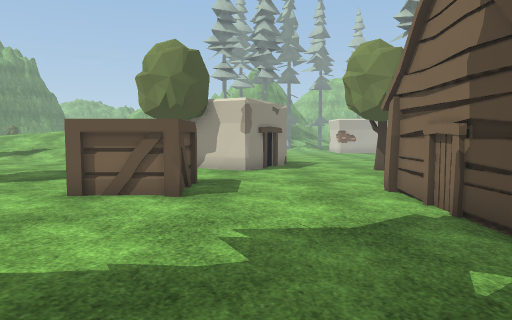
View 1 (above)

23 first-person views from a walk through a 3-D level made in the Unity game engine. The camera is 1.2 m above the floor, tilts 4° down and sees 70° across. The floor is counted in squares, 1 m on a side. Each view is taken from the middle of a square. On the plan, view 1 faces up. The plan holds only what a view shows up to about 15 squares ahead; the rest is blank. The place goes on beyond the plan. The player character is not drawn. Some surface patterns are stand-ins.

View 2
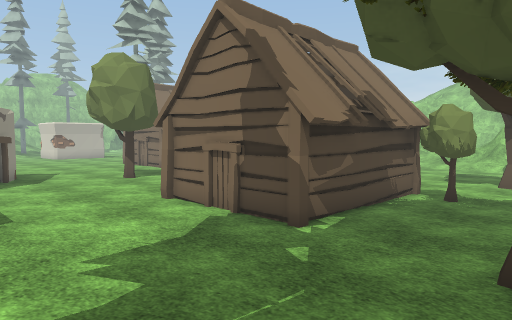

View 3
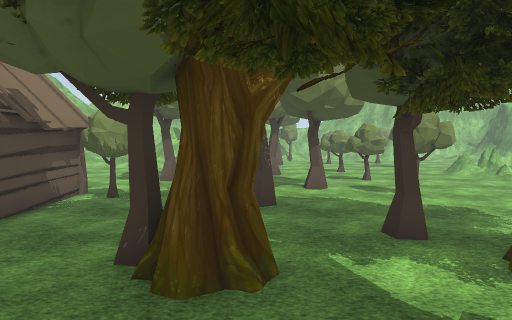

View 4
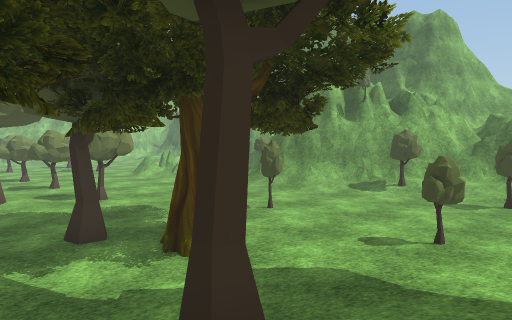

View 5
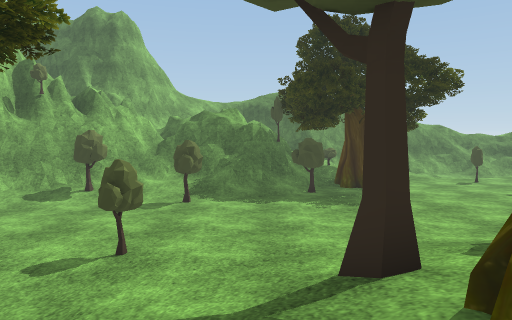

View 6
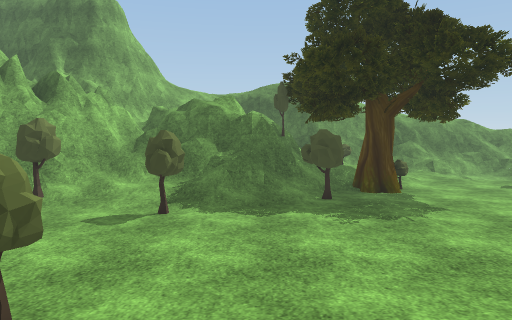

View 7
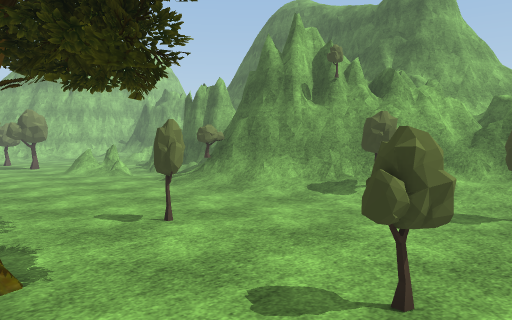

View 8
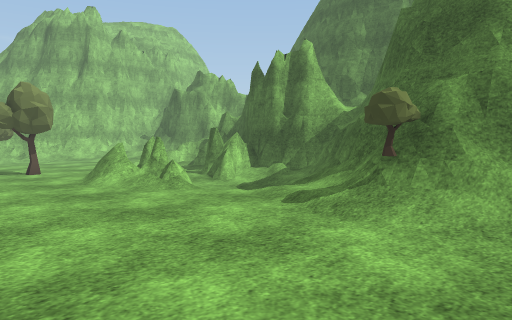

View 9
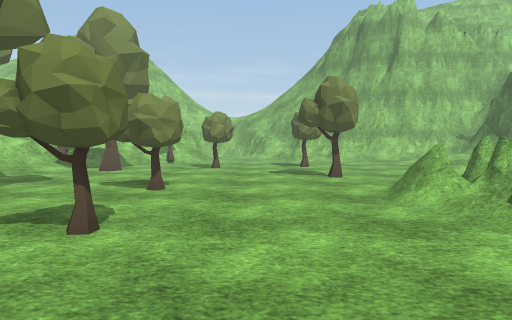

View 10
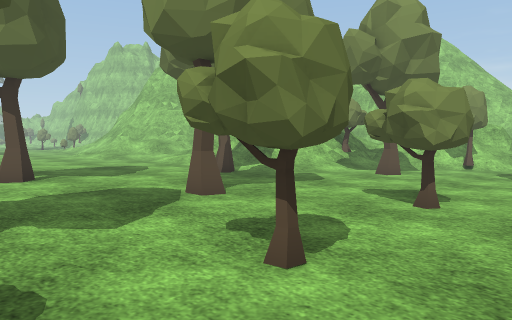

View 11
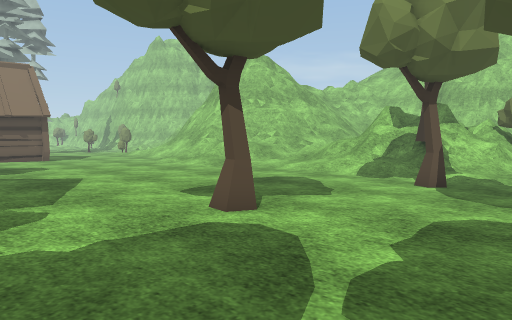

View 12
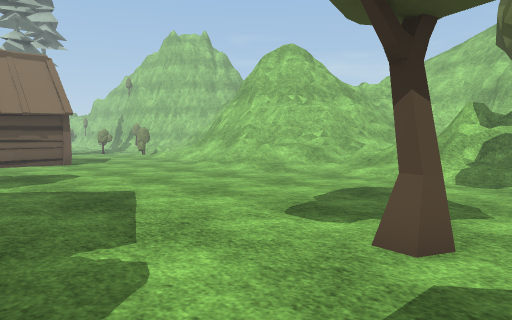

View 13
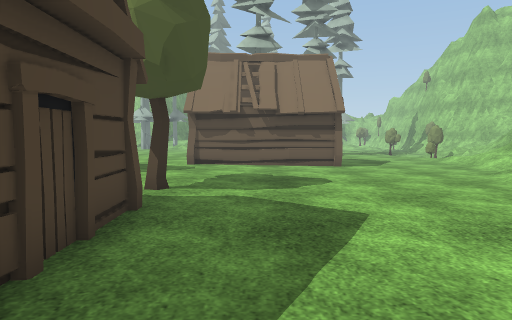

View 14
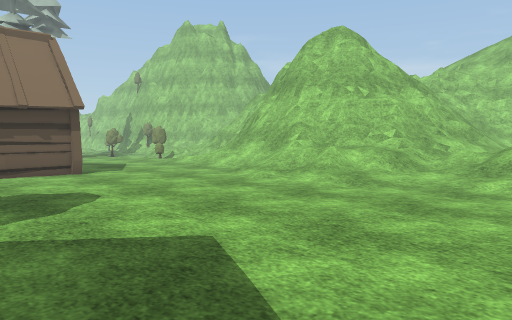

View 15
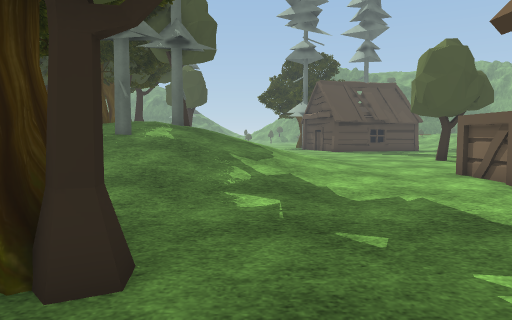

View 16
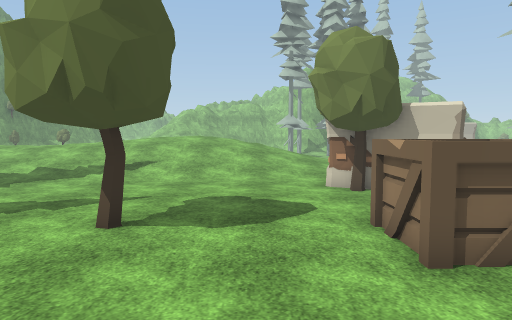

View 17
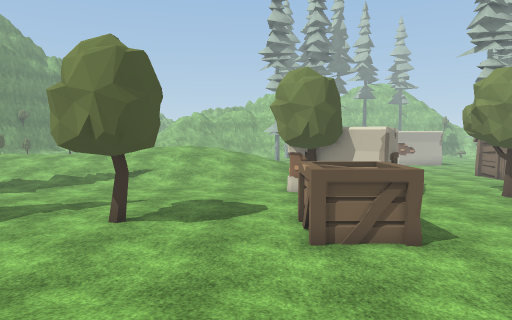

View 18
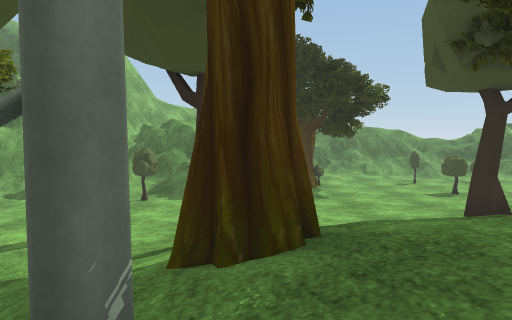

View 19
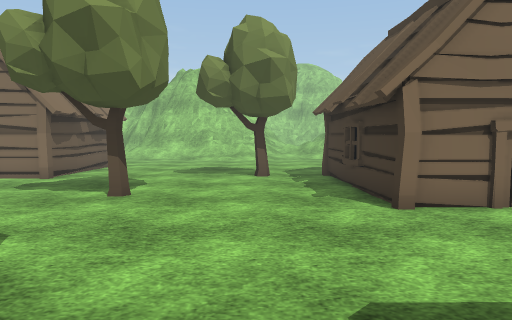

View 20
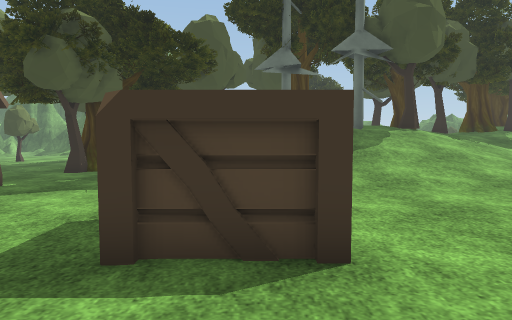

View 21
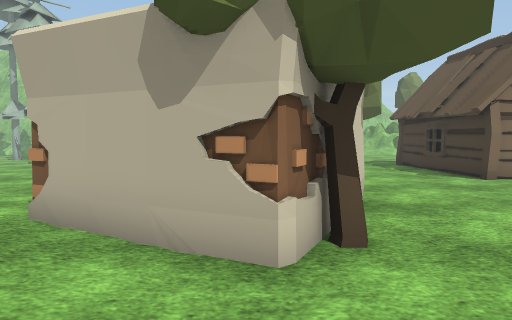

View 22
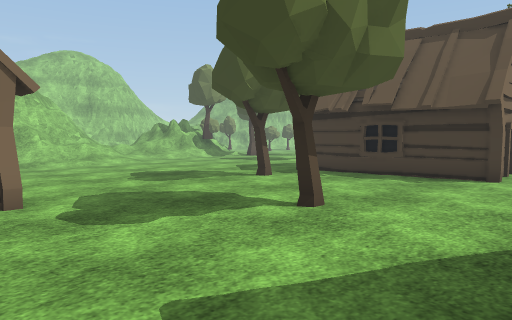

View 23
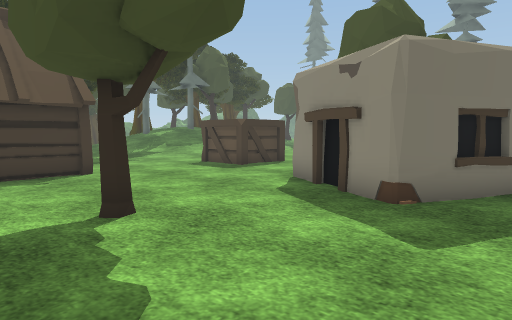

### Floor plan
Key: @ floor where view 1 was taken; # wall or solid block; . main floor; : floor 0.25 m higher than the main floor; - floor 0.25 m lower than the main floor; + floor 0.5 m higher than the main floor; _ floor 0.5 m lower than the main floor; * floor 1.5 m higher than the main floor; % floor 1.75 m higher than the main floor; / step, stairs or slope; = window, fence, low wall or low ledge; T tree; C crate; H hut; O other object.
Columns run from 10 left of view 1 to 25 right of it. Each row starts with its distance up from view 1.
 19         :::.     .H     H...
 18 //////::OO........HHHHHHH...--//
 17 /////::OOOO#................--//
 16 :::::::#   #................--/
 15 ::::::OO  OO.................//=
 14 :::::::T#O#:...T.............//=##
 13 :::::::::OO::...............////=##
 12 :::::::::::::................////=##
 11 :::::::::::::......T.........:////=#
 10 :TT::::CC::::.................//////
  9 :T::::CCC:::::.HHHHH..........././//
  8 ::::::CCC::::HHHHHHH...........///
  7 :::::::::::::H     H..........////
  6 :::::::::::::H     H..........//=
  5  ::::::::::::H    HH..........//=#=
  4  +///+:::::::HHHHHTT.........-//=#==
  3 ////////:::::.....TT...T.....-./T===
  2 /////////::::..........T.....T-/O#==
  1 //////////::.T.... ..........T-//OT#
  0 /// //////@.TT...   ........----..TT
 -1 /T*#*//////.##...TT  .......--------
 -2    %%*#/   :..............T.-----T--
 -3    %*T#/ T::.........T......-----T--
 -4   ///T////::. TT...........---------
 -5 T ////T///:.TT.....T...TT.-TT-------
 -6 T   //T//::..T.....TT..TT.-TT-----TT
 -7 T   ////::.........T......--------TT
 -8 T  ///:::TT..............----------
 -9 / /:::::......T.........-----------
-10 /:......................-------T--
-11 :......................---//--TTT--
-12 .................../..--///==/-----
-13 .........T......///T:////=##=  ----
-14 .........TT..T//#==T=//____##    --
-15 .....T.///./TT/=#####O/___=--
-16 .....TT//+://=####  ##O///=##
-17 ...T./O=== /####     ##==###
-18 ..T#/T#####==##       ######
-19 .. ///T########        #
-20 ..   TT#   ###

Where each view was taken, in squares from view 1:
view 1: 0 up, 0 right, facing up
view 2: 0 up, 2 left, facing up-right
view 3: 1 down, 2 left, facing right
view 4: 1 down, 3 left, facing down-right
view 5: 2 down, 3 left, facing down
view 6: 5 down, 3 left, facing down
view 7: 5 down, 2 left, facing down-right
view 8: 7 down, 6 right, facing down-right
view 9: 8 down, 9 right, facing right
view 10: 8 down, 11 right, facing up-right
view 11: 2 down, 9 right, facing up-right
view 12: 1 up, 9 right, facing up-right
view 13: 3 up, 11 right, facing up
view 14: 5 up, 10 right, facing up-right
view 15: 2 up, 6 right, facing left
view 16: 3 up, 6 left, facing up
view 17: 0 up, 5 left, facing up
view 18: 0 up, 5 left, facing down
view 19: 11 up, 3 left, facing right
view 20: 13 up, 3 left, facing down
view 21: 15 up, 7 left, facing right
view 22: 19 up, 1 right, facing down-right
view 23: 19 up, 7 right, facing down-left
